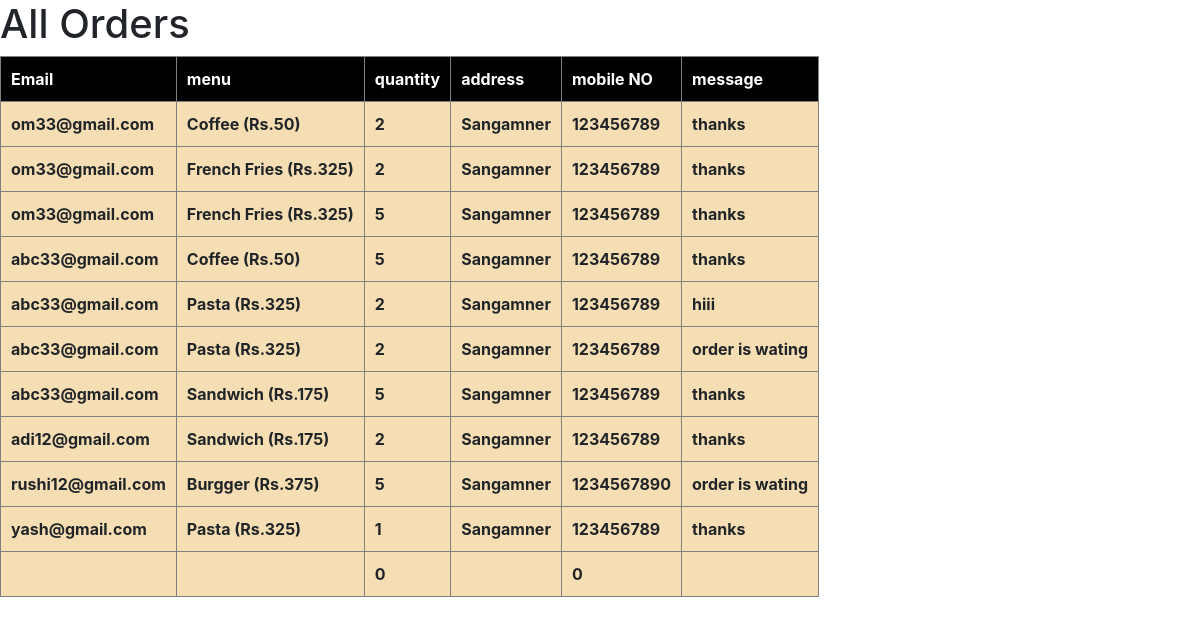
/allorders.php, run on an earlier commit of the app's database.
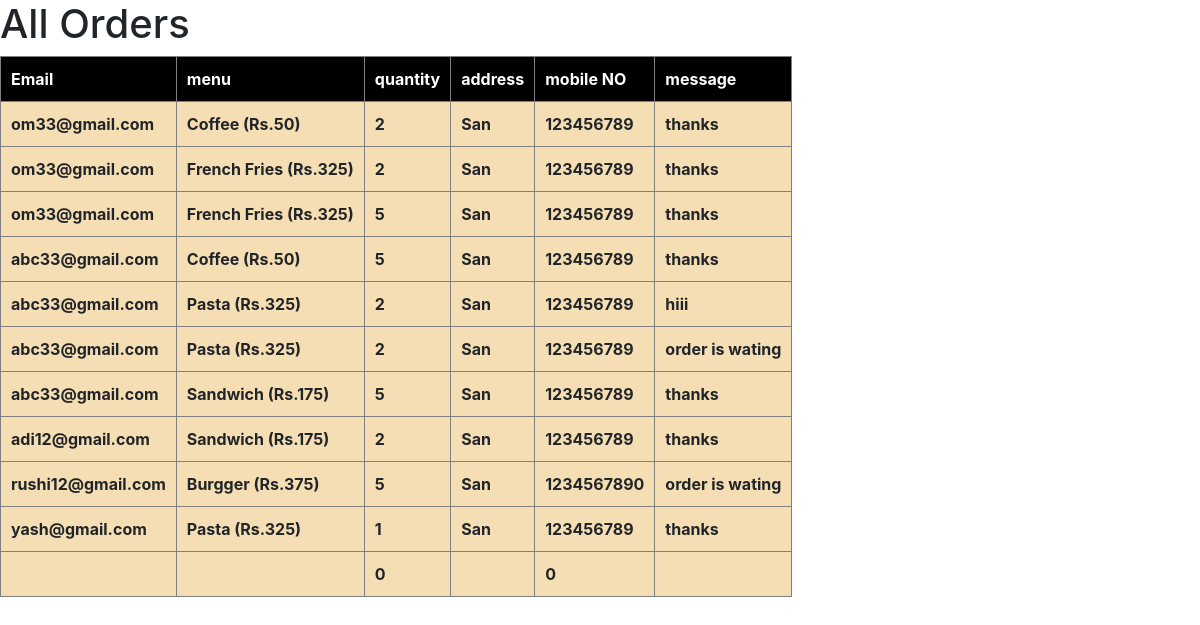
And on a later commit of the database.
### tables this page shows
CREATE TABLE IF NOT EXISTS `orderdetails1` (
  `id` int NOT NULL AUTO_INCREMENT,
  `email` varchar(255) NOT NULL,
  `menu` varchar(255) NOT NULL,
  `quantity` int NOT NULL,
  `addr` varchar(255) NOT NULL,
  `mobileno` int NOT NULL,
  `msg` varchar(255) NOT NULL,
  PRIMARY KEY (`id`)
);

### allorders.php (the view, shortened to what this page needs)
<?php
$conn = mysqli_connect('localhost','root');
mysqli_select_db($conn,'cafetime');
$query = " SELECT * FROM `orderdetails1`";
$result =mysqli_query($conn,$query);
?>
<!DOCTYPE html>
<html lang="en">
<head>
  <link rel="stylesheet" href="https://cdn.jsdelivr.net/npm/bootstrap@4.6.2/dist/css/bootstrap.min.css">
  <link rel="stylesheet" href="style.css">
</head>
<body>
<h1>All Orders</h1>
<table border="1px">
    <tr>
        <th class="table_th">Email</th>
        <th class="table_th">menu</th>
        <th class="table_th">quantity</th>
        <th class="table_th">address</th>
        <th class="table_th">mobile NO</th>
        <th class="table_th">message</th>
</tr>
<?php
while ($info=$result->fetch_assoc())
 {
?>
<tr>
        <th class="table_td">
            <?php echo "{$info['email']}";  ?>
        </th>
        <th class="table_td">
        <?php echo "{$info['menu']}";  ?>
        </th>
        <th class="table_td">
             <?php echo "{$info['quantity']}";  ?>
            </th>
        <th class="table_td">
        <?php echo "{$info['addr']}";  ?>
        </th>
        <th class="table_td">
        <?php echo "{$info['mobileno']}";  ?>
        </th>
        <th class="table_td">
        <?php echo "{$info['msg']}";  ?>
        </th>
</tr>
<?php
}
?>
</table>
</body>
</html>

### allorders.php (style rules this page uses)
.table_th { background-color: black; color: white; padding: 10px; font-size: 16px; }
.table_td { background-color: wheat; padding: 10px; font-size: 16px; }

What changed in the data, as far as the page shows it:
changed orderdetails1 (number 1 of 11 on the later page): addr "Sangamner" → "San"
changed orderdetails1 (number 2 of 11 on the later page): addr "Sangamner" → "San"
changed orderdetails1 (number 3 of 11 on the later page): addr "Sangamner" → "San"
changed orderdetails1 (number 4 of 11 on the later page): addr "Sangamner" → "San"
changed orderdetails1 "hiii": addr "Sangamner" → "San"
changed orderdetails1 (number 6 of 11 on the later page): addr "Sangamner" → "San"
changed orderdetails1 (number 7 of 11 on the later page): addr "Sangamner" → "San"
changed orderdetails1 "adi12@gmail.com": addr "Sangamner" → "San"
changed orderdetails1 "rushi12@gmail.com": addr "Sangamner" → "San"
changed orderdetails1 "yash@gmail.com": addr "Sangamner" → "San"
